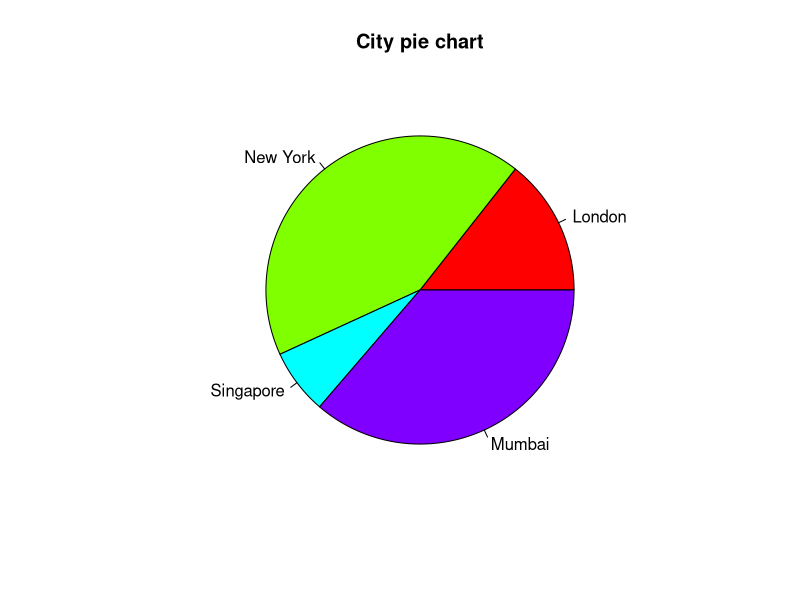

The R source for this figure:
# Create data for the graph.
x <- c(21, 62, 10, 53)
labels <- c("London", "New York", "Singapore", "Mumbai")

# Give the chart file a name.
png(file = "city_title_colours.jpg")

# Plot the chart with title and rainbow color pallet.
pie(x, labels, main = "City pie chart", col = rainbow(length(x)))

# Save the file.
dev.off()
